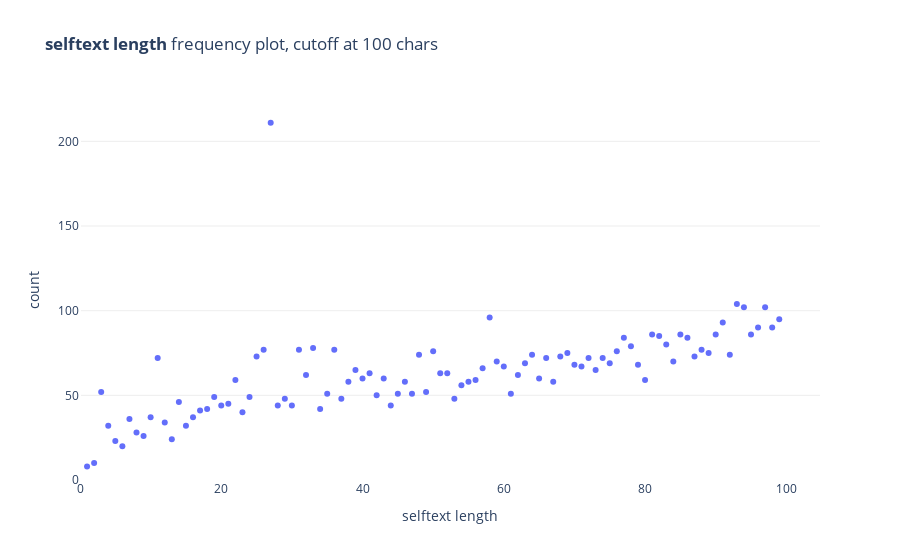

This figure's notebook cell:
### Code cell
selftext_length_vc2 = selftext_length_vc[selftext_length_vc['selftext'] < cutoff]

traces = []
trace = go.Scatter(
    x=selftext_length_vc2['selftext'],
    y=selftext_length_vc2['count'],
    mode='markers'
)
traces.append(trace)
fig = go.Figure(traces)

    
fig.update_yaxes(gridcolor='#eee', title='count', rangemode='tozero')
fig.update_xaxes(title='selftext length', rangemode='tozero')
fig.update_layout(
    title=f'<b>selftext length</b> frequency plot, cutoff at {cutoff} chars',
    plot_bgcolor='#fff',
    showlegend=False,
    height=400
)

fig.show()

### Figure 1 — Plotly figure (JSON) as saved in the notebook; plotly's stock layout.template omitted (floating-point values rounded to 4 significant figures)
{"data": [{"mode": "markers", "type": "scatter", "x": [1, 2, 3, 4, 5, 6, 7, 8, 9, 10, 11, 12, 13, 14, 15, 16, 17, 18, 19, 20, 21, 22, 23, 24, 25, 26, 27, 28, 29, 30, 31, 32, 33, 34, 35, 36, 37, 38, 39, 40, 41, 42, 43, 44, 45, 46, 47, 48, 49, 50, 51, 52, 53, 54, 55, 56, 57, 58, 59, 60, 61, 62, 63, 64, 65, 66, 67, 68, 69, 70, 71, 72, 73, 74, 75, 76, 77, 78, 79, 80, 81, 82, 83, 84, 85, 86, 87, 88, 89, 90, 91, 92, 93, 94, 95, 96, 97, 98, 99], "y": [8, 10, 52, 32, 23, 20, 36, 28, 26, 37, 72, 34, 24, 46, 32, 37, 41, 42, 49, 44, 45, 59, 40, 49, 73, 77, 211, 44, 48, 44, 77, 62, 78, 42, 51, 77, 48, 58, 65, 60, 63, 50, 60, 44, 51, 58, 51, 74, 52, 76, 63, 63, 48, 56, 58, 59, 66, 96, 70, 67, 51, 62, 69, 74, 60, 72, 58, 73, 75, 68, 67, 72, 65, 72, 69, 76, 84, 79, 68, 59, 86, 85, 80, 70, 86, 84, 73, 77, 75, 86, 93, 74, 104, 102, 86, 90, 102, 90, 95]}], "layout": {"autosize": true, "plot_bgcolor": "#fff", "showlegend": false, "title": {"text": "<b>selftext length</b> frequency plot, cutoff at 100 chars"}, "xaxis": {"autorange": true, "range": [0, 104.9], "rangemode": "tozero", "title": {"text": "selftext length"}, "type": "linear"}, "yaxis": {"autorange": true, "gridcolor": "#eee", "range": [0, 226.2], "rangemode": "tozero", "title": {"text": "count"}, "type": "linear"}}}
